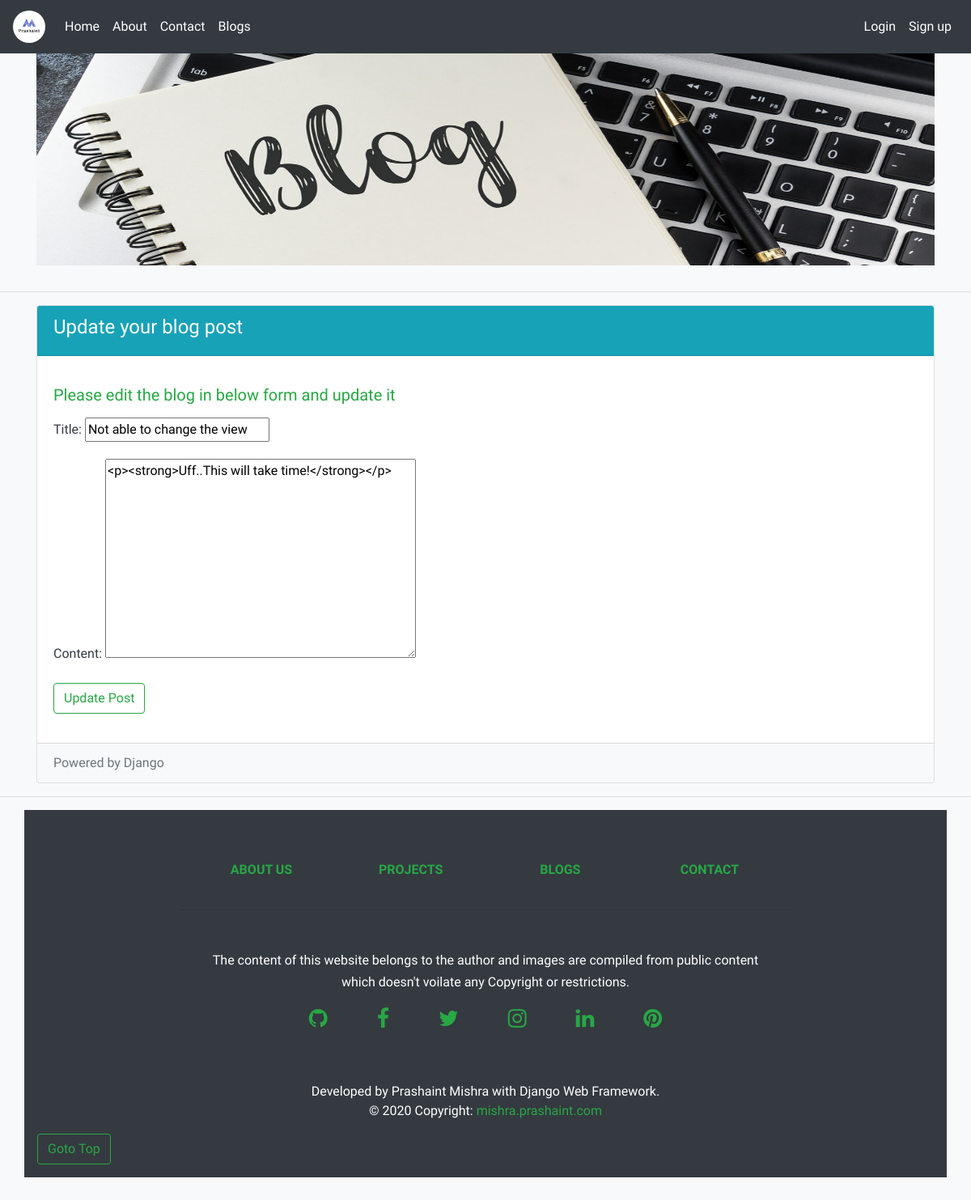
Before: /blogs/curr_user_blogs/8 with the older database file.
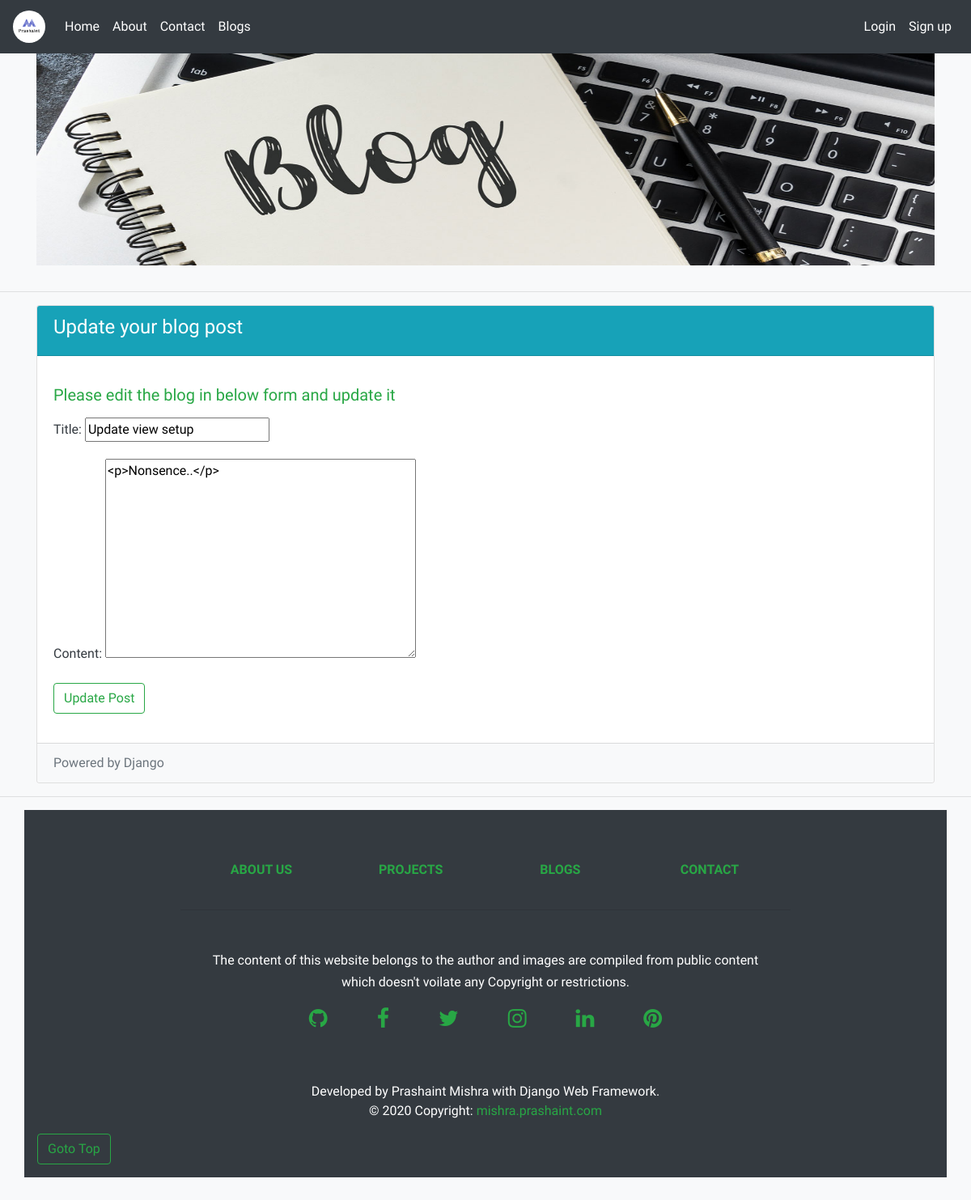
After: the same page with the newer database file.
### blogs/models.py (models this page shows, shortened)
class BlogPost(models.Model):
    title = models.CharField(max_length=200, unique=True)
    author = models.ForeignKey(User, on_delete=models.CASCADE, related_name='blog_author')
    updated_on = models.DateTimeField(auto_now=True)
    content = HTMLField()
    created_on = models.DateTimeField(auto_now_add=True)
    status = models.IntegerField(choices=STATUS, default=0)
    class Meta:
        ordering = ['-created_on']

### blogs/views.py (the view)
# urls.py: path('curr_user_blogs/<int:pk>', UpdateBlogView.as_view(), name='update_blog_post'),
class UpdateBlogView(UpdateView):
	model = BlogPost
	template_name = 'blogs/update_blog_post.html'
	fields = [ 'title', 'content' ]

### blogs/templates/blogs/update_blog_post.html (shortened to what this page needs)
{% extends 'blogs/base.html' %}
{% block content %}
{% load static %}
  <hr class="featurette-divider">
  <div class="container">
  <div class="card" >
    <div class="card-header bg-info text-white"><h4>Update your blog post</h4></div>
    <div class="card-body">
      <p><h5 class="text-success">Please edit the blog in below form and update it</h5></p>
        <div class="form-group">
        <form method="POST">
          {{ form.as_p }}
          <button class="btn btn-outline-success" type="submit">Update Post</button>
        </form>
      </div>
    </div>
    <div class="card-footer bg-light text-white text-muted">Powered by Django</div>
  </div>
</div>
<hr class="featurette-divider">
{% endblock %}

Changed rows visible on the page:
changed BlogPost: title "Not able to change the view" → "Update view setup"; content "<p><strong>Uff..This will take time!</strong></p>" → "<p>Nonsence..</p>"
